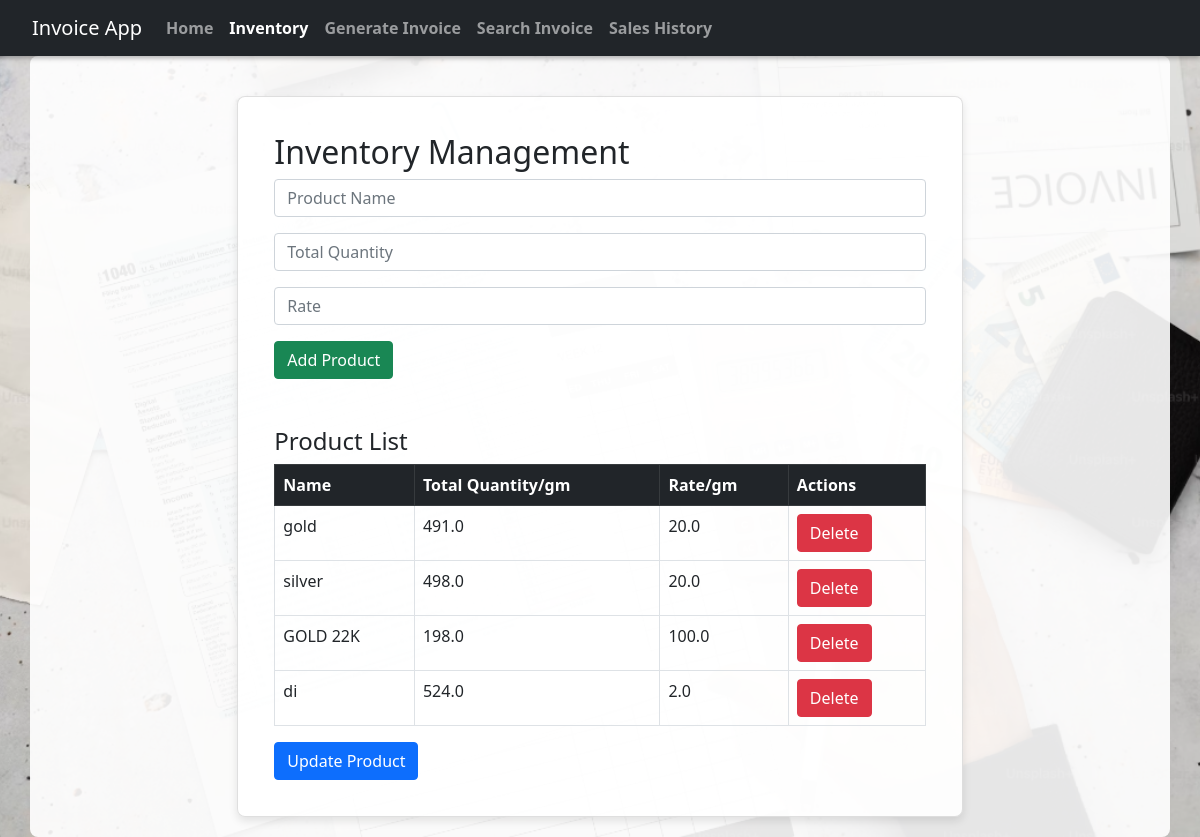
Page /inventory on the committed database.
### models.py (models this page shows)
class Product(db.Model):
    id = db.Column(db.Integer, primary_key=True)
    name = db.Column(db.String(100), nullable=False)
    total_quantity = db.Column(db.Float, nullable=False)
    rate = db.Column(db.Float, nullable=False)
    items = db.relationship('InvoiceItem', backref='product', cascade="all, delete-orphan", passive_deletes=True)

### app.py (the view)
@app.route('/inventory')
def inventory():
    products = Product.query.all()
    return render_template('inventory.html', products=products)

### templates/inventory.html (shortened to what this page needs)
<!DOCTYPE html>
<html lang="en">
<head>
    <link href="https://cdn.jsdelivr.net/npm/bootstrap@5.1.0/dist/css/bootstrap.min.css" rel="stylesheet">
    <link href="/static/css/instyles.css" rel="stylesheet">
</head>
<body>
    <nav class="navbar navbar-expand-lg navbar-dark bg-dark fixed-top">
        <div class="container-fluid">
            <a class="navbar-brand" href="/">Invoice App</a>
            <div class="collapse navbar-collapse">
                <ul class="navbar-nav me-auto mb-2 mb-lg-0">
                    <li class="nav-item">
                        <a class="nav-link" href="/">Home</a>
                    </li>
                    <li class="nav-item">
                        <a class="nav-link active" href="/inventory">Inventory</a>
                    </li>
                    <li class="nav-item">
                        <a class="nav-link" href="/generate_invoice_page">Generate Invoice</a>
                    </li>
                    <li class="nav-item">
                        <a class="nav-link" href="/search_invoice">Search Invoice</a>
                    </li>
                        <a class="nav-link" href="/sales_history">Sales History</a>
                </ul>
            </div>
        </div>
    </nav>
    <div class="container">
        <div class="row">
            <div class="col-md-8 offset-md-2">
                <div class="card">
                    <div class="card-body">
                        <h2>Inventory Management</h2>
                        <form action="/add_product" method="POST">
                            <div class="mb-3">
                                <input type="text" name="name" class="form-control" placeholder="Product Name" required>
                            </div>
                            <div class="mb-3">
                                <input type="number" step="0.01" name="total_quantity" class="form-control" placeholder="Total Quantity" required>
                            </div>
                            <div class="mb-3">
                                <input type="number" step="0.01" name="rate" class="form-control" placeholder="Rate" required>
                            </div>
                            <button type="submit" class="btn btn-success">Add Product</button>
                        </form>
                        <h4 class="mt-5">Product List</h4>
                        <table class="table table-bordered">
                            <thead class="table-dark">
                                <tr>
                                    <th>Name</th>
                                    <th>Total Quantity/gm</th>
                                    <th>Rate/gm</th>
                                    <th>Actions</th>
                                </tr>
                            </thead>
                            <tbody>
                                {% for product in products %}
                                <tr>
                                    <td>{{ product.name }}</td>
                                    <td>{{ product.total_quantity }}</td>
                                    <td>{{ product.rate }}</td>
                                    <td>
                                        <form action="/delete_product/{{ product.id }}" method="POST" style="display:inline;">
                                            <button type="submit" class="btn btn-danger" onclick="return confirm('Are you sure?');">Delete</button>
                                        </form>
                                    </td>
                                </tr>
                                {% endfor %}
                            </tbody>
                        </table>
                        <button type="button" class="btn btn-primary" data-bs-toggle="modal" data-bs-target="#updateModal">Update Product</button>
                    </div>
                </div>
            </div>
        </div>
    </div>
</body>
</html>

### static/css/instyles.css (style rules this page uses)
body { background-image: url('/static/images/background.jpg'); background-size: cover; background-position: center; background-repeat: no-repeat; background-attachment: fixed; height: 100vh; padding-top: 56px; }
nav { background-color: #343a40; padding: 10px 20px; box-shadow: 0 2px 5px rgba(0, 0, 0, 0.3); }
nav a.nav-link { color: white; font-weight: bold; transition: color 0.3s ease; }
.card { margin-top: 20px; box-shadow: 0px 4px 8px rgba(0, 0, 0, 0.1); }
.container, .card { background-color: rgba(255, 255, 255, 0.9); padding: 20px; border-radius: 8px; }

### rows in the picture
Product: name "gold", total_quantity "491.0", rate "20.0"
Product: name "silver", total_quantity "498.0", rate "20.0"
Product: name "GOLD 22K", total_quantity "198.0", rate "100.0"
Product: name "di", total_quantity "524.0", rate "2.0"
